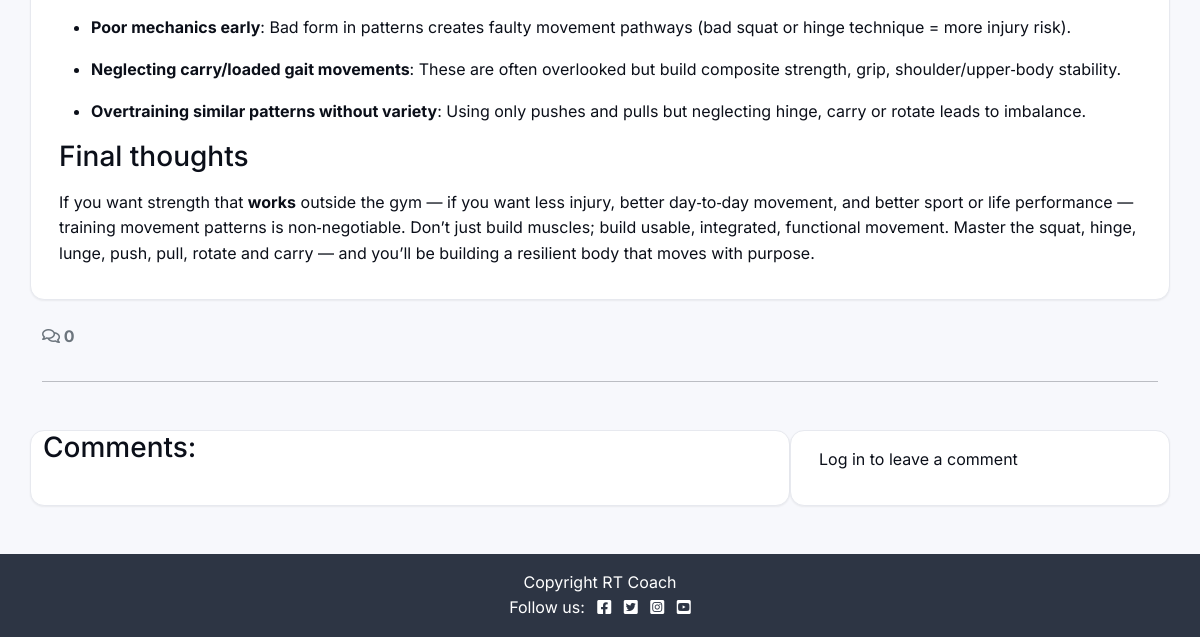
/why-training-movement-patterns-not-just-muscles-makes-you-stronger-more-resilient-functional/ (lower part), run on an earlier commit of the app's database.
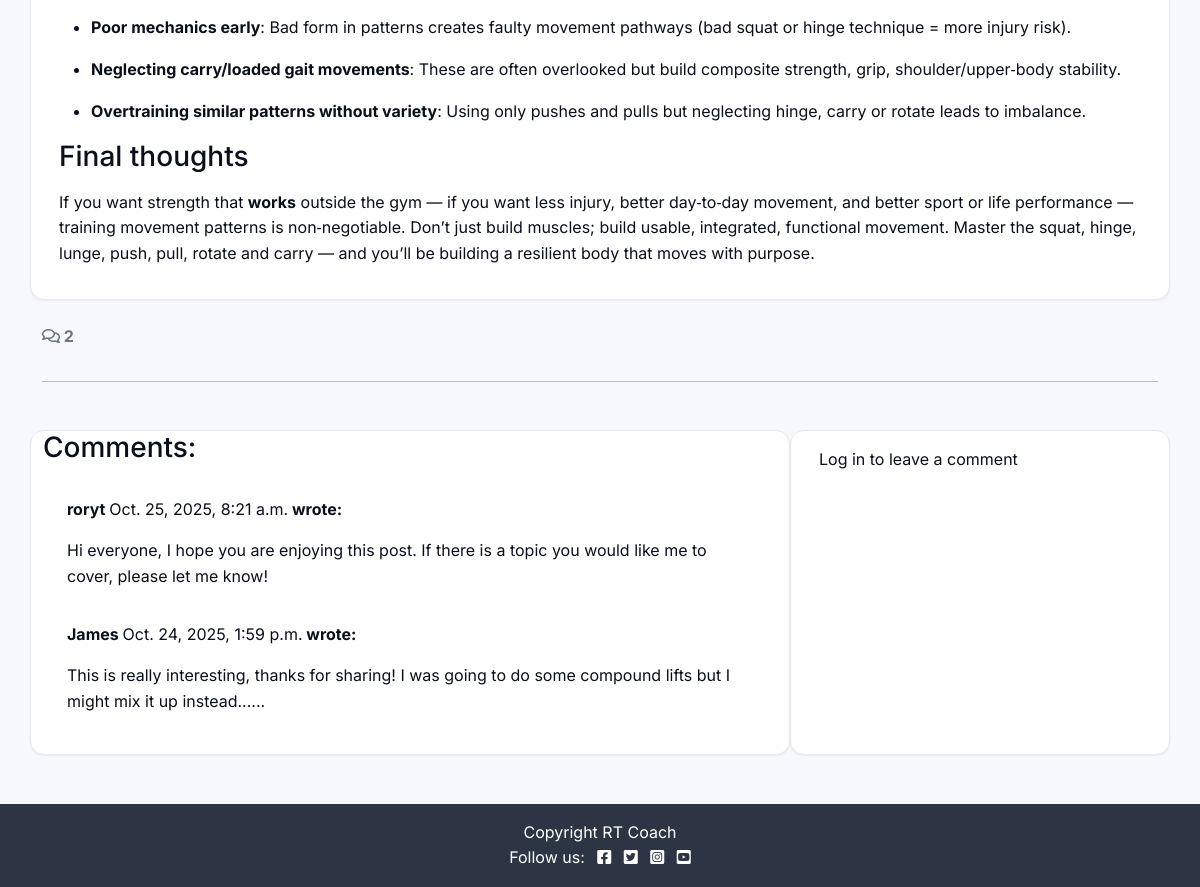
And on a later commit of the database.
### blog/models.py (models this page shows, shortened)
class Comment(models.Model):
    post = models.ForeignKey(
        Post, on_delete=models.CASCADE, related_name="comments")
    author = models.ForeignKey(
        User, on_delete=models.CASCADE, related_name="commenter")
    body = models.TextField()
    approved = models.BooleanField(default=False)
    created_on = models.DateTimeField(auto_now_add=True)
    class Meta:
        ordering = ["created_on"]

### blog/views.py (the view)
# urls.py: path("<slug:slug>/", views.post_detail, name="post_detail"),
def post_detail(request, slug):
    post = get_object_or_404(Post.objects.filter(status=1), slug=slug)
    comments = post.comments.all().order_by("-created_on")
    comment_count = post.comments.filter(approved=True).count()
    if request.method == "POST":
        if not request.user.is_authenticated:
            messages.error(request, "Please log in to comment.")
            return redirect("account_login")
        form = CommentForm(data=request.POST)
        if form.is_valid():
            comment = form.save(commit=False)
            comment.author = request.user
            comment.post = post
            comment.save()
            messages.success(request, "Comment submitted and awaiting approval")
            return redirect(request.path + "#comments")
    else:
        form = CommentForm()
    return render(
        request,
        "blog/post_detail.html",
        {
            "post": post,
            "comments": comments,
            "comment_count": comment_count,
            "comment_form": form,
        },
    )

### blog/templates/blog/post_detail.html (shortened to what this page needs)
{% extends "base.html" %}
{% load static %}
{% load crispy_forms_tags %}
{% block content %}
<div class="container">
  <div class="row">
    <div class="col card mb-4 mt-3 left top">
      <div class="card-body">
        <p class="card-text">{{ post.content|safe }}</p>
      </div>
    </div>
  </div>
  <div class="row">
    <div class="col-12">
      <strong class="text-secondary">
        <i class="far fa-comments"></i> {{ comment_count }}
      </strong>
    </div>
    <div class="col-12"><hr></div>
  </div>
  <div class="row">
    <div class="col-md-8 card mb-4 mt-3">
      <h3 id="comments">Comments:</h3>
      <div class="card-body">
        {% for comment in comments %}
  <div class="p-2 comments
    ">
    <p class="fw-bold">
      {{ comment.author }}
      <span class="fw-normal">{{ comment.created_on }}</span> wrote:
    </p>
    <div id="comment{{ comment.id }}">{{ comment.body|linebreaks }}</div>
  </div>
{% empty %}
  <p class="text-muted mb-0">No comments yet.</p>
{% endfor %}
      </div>
    </div>
    <div class="col-md-4 card mb-4 mt-3">
      <div class="card-body">
        {% if user.is_authenticated %}
          <h3>Leave a comment:</h3>
          <p>Posting as: {{ user.username }}</p>
          <form id="commentForm" method="post" style="margin-top: 1.3em;">
            {% csrf_token %}
            {{ comment_form|crispy }}
            <button id="submitButton" type="submit" class="btn btn-signup btn-lg">Submit</button>
          </form>
        {% else %}
          <p>Log in to leave a comment</p>
        {% endif %}
      </div>
    </div>
  </div>
</div>
{% endblock %}

What changed in the data, as far as the page shows it:
added Comment: author "roryt", created_on "Oct. 25, 2025, 8:21 a.m.", body "Hi everyone, I hope you are enjoying this post. If there is a topic you would like me to cover, please let me know!"
now on this page (row edited): Comment: author "James", created_on "Oct. 24, 2025, 1:59 p.m.", body "This is really interesting, thanks for sharing! I was going to do some compound lifts but I might mix it up instead......"
Also different on the page:
{{ comment_count }}: "0" → "2"
